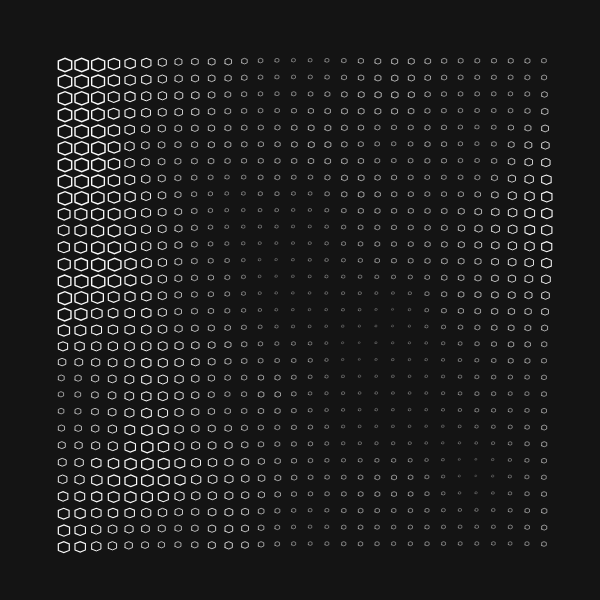
Frame 1 (no input)
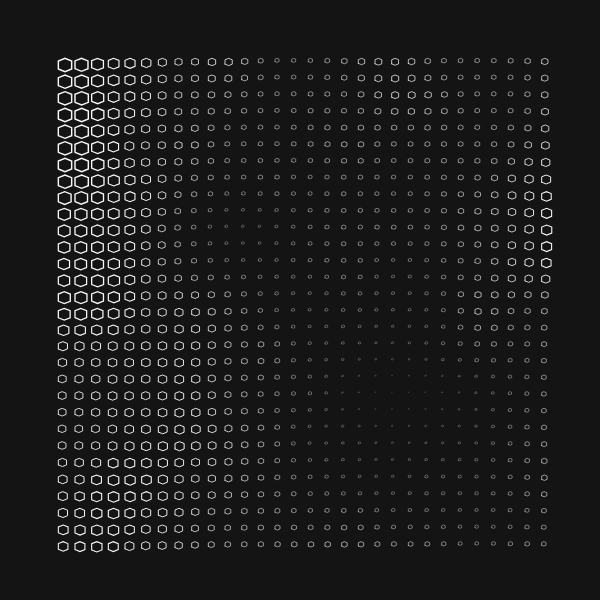
Frame 60 (no input)
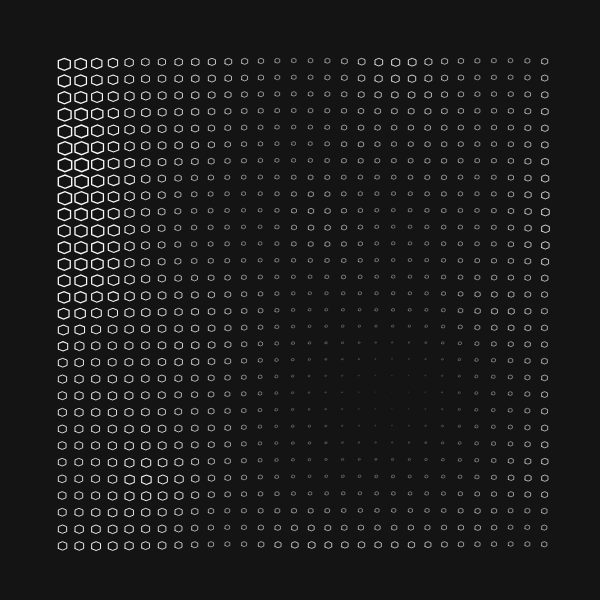
Frame 120 (the mouse pressed at the canvas centre since frame 60)

The p5.js sketch that drew these frames (run headless with seeded random() and noise() and a simulated clock; from frame 60 on, the mouse is pressed at the canvas centre):

// p5.js sketch
// ── sketch.js
let marginX, marginY, drawWidth, drawHeight;
let rows, cols, cellH, cellW;
let noiseScaleXY, noiseScaleZ;

function setup() {
  createCanvas(600, 600);
  rows = 30;
  cols = 30;
  marginX = 50;
  marginY = 50;
  drawWidth = width - 2 * marginX;
  drawheight = height - 2 * marginY;
  cellW = drawWidth / rows;
  cellH = drawheight / cols;
  noiseScaleXY = 0.05;
  noiseScaleZ = 0.15;
}

function draw() {
  background(20);
  noFill();
  stroke(250);
  strokeWeight(1.8);
  translate(marginX, marginY);
  for (let i = 0; i < cols; i++) {
    for (let j = 0; j < rows; j++) {
      let localX = i * cellW + cellW * 0.5;
      let localY = j * cellH + cellH * 0.5;
      let n = noise(i * noiseScaleXY, j * noiseScaleXY, radians(frameCount) * noiseScaleZ);
      let scaleFactor = constrain(pow(n * 1.2, 2) * 1.5, 0, 0.8);
      push();
      translate(localX, localY);
      scale(scaleFactor);
      drawHexagon();
      pop();
    }
  }
}

function drawHexagon(){
  beginShape(TESS);
  vertex(0, cellH*0.8);
  vertex(0, cellH*0.2);
  vertex(cellW*0.5, 0);
  vertex(cellW, cellH*0.2);
  vertex(cellW, cellH*0.8);
  vertex(cellW*0.5, cellH);
  vertex(0, cellH*0.8);
  endShape();
}
